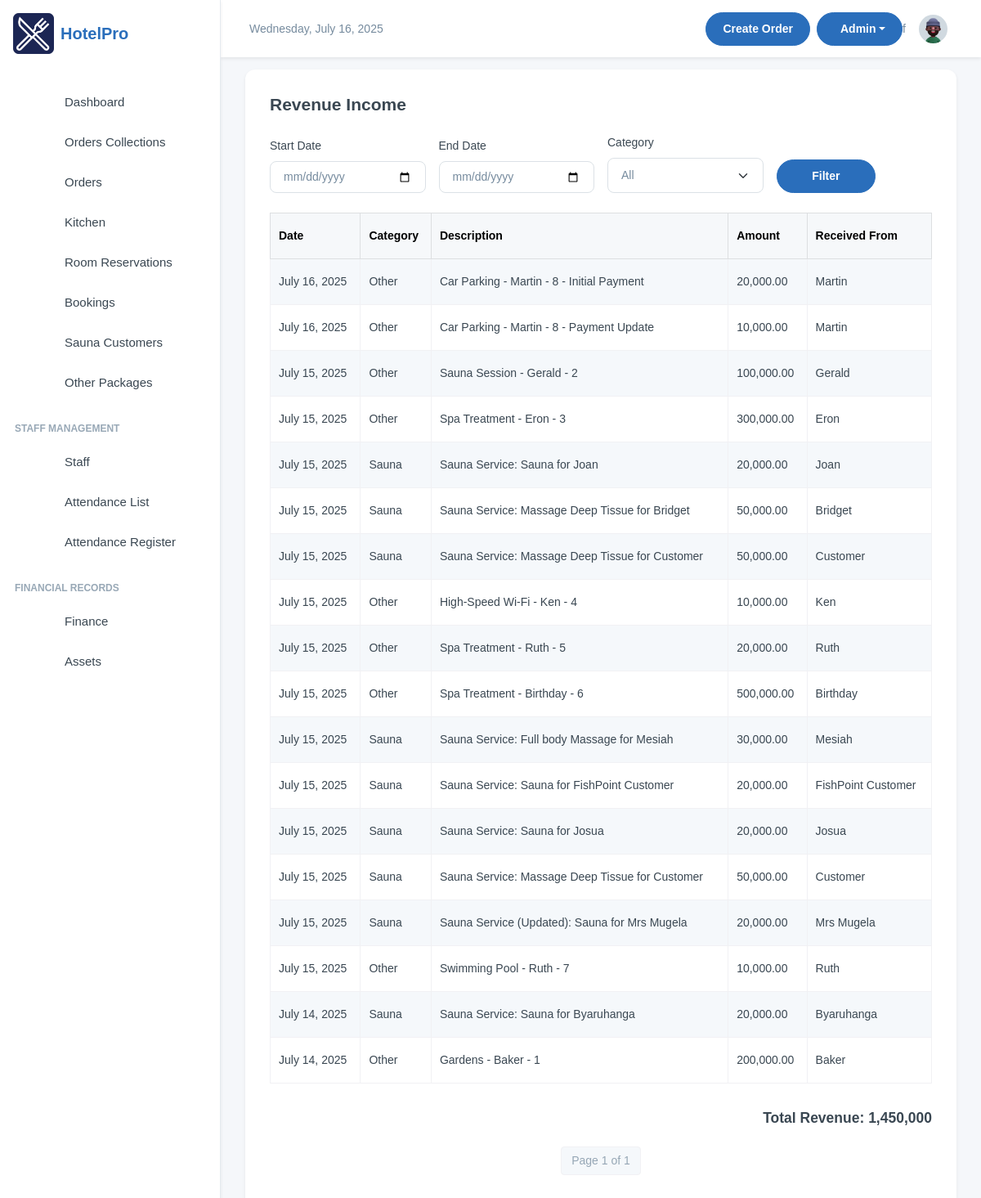
The page /finance/all-revenue/ (signed in) on the database its author committed.
### finance/models.py (models this page shows, shortened)
class Revenue(models.Model):
    REVENUE_CHOICES = [
        ('rooms', 'Rooms'),
        ('fnb', 'Food & Beverage'),
        ('party', 'Party'),
        ('other', 'Other'),
        ('sauna', 'Sauna')
    ]
    description = models.CharField(max_length=255)
    amount = models.DecimalField(max_digits=12, decimal_places=2)
    date = models.DateField()
    category = models.CharField(max_length=100, blank=True, null=True, choices=REVENUE_CHOICES)
    attachment = models.FileField(upload_to='attachments/%Y/%m/%d/', blank=True, null=True)
    is_active = models.BooleanField(default=True)
    received_from = models.CharField(max_length=30, default="staff")
    created_by = models.ForeignKey(settings.AUTH_USER_MODEL, on_delete=models.SET_NULL,
                                   null=True, blank=True, related_name='+')
    updated_by = models.ForeignKey(settings.AUTH_USER_MODEL, on_delete=models.SET_NULL,
                                   null=True, blank=True, related_name='+')

### finance/views.py (the view)
# urls.py: path('all-revenue/', views.revenue, name='revenue'),
@login_required(login_url='/user/login/')
def revenue(request):
    start_date = request.GET.get('start_date')
    end_date = request.GET.get('end_date')
    category = request.GET.get('category')
    revenues = Revenue.objects.filter(is_active=True)
    if start_date:
        revenues = revenues.filter(date__gte=start_date)
    if end_date:
        revenues = revenues.filter(date__lte=end_date)
    if category:
        revenues = revenues.filter(category=category)
    total_revenue = revenues.aggregate(Sum('amount'))['amount__sum'] or 0
    from django.core.paginator import Paginator
    paginator = Paginator(revenues.order_by('-date'), 20)
    page_number = request.GET.get('page')
    page_obj = paginator.get_page(page_number)
    context = {
        'revenue_list': page_obj,
        'start_date': start_date,
        'end_date': end_date,
        'selected_category': category,
        'total_revenue': total_revenue,
        'revenue_choices': Revenue.REVENUE_CHOICES,
    }
    return render(request, 'revenue.html', context)

### finance/templates/revenue.html (shortened to what this page needs)
{% extends 'base.html' %}
{% load humanize %}
{% load custom_filters %}
{% block content %}
<div class="card shadow-sm">
    <div class="card-body">
        <div class="d-flex justify-content-between align-items-center mb-4">
            <h4 class="fw-semibold mb-0">Revenue Income</h4>
        </div>
        <form method="get" class="row g-3 align-items-end mb-4">
            <div class="col-md-3">
                <label for="start_date" class="form-label">Start Date</label>
                <input type="date" name="start_date" id="start_date" class="form-control" value="{{ start_date }}">
            </div>
            <div class="col-md-3">
                <label for="end_date" class="form-label">End Date</label>
                <input type="date" name="end_date" id="end_date" class="form-control" value="{{ end_date }}">
            </div>
            <div class="col-md-3">
                <label for="category" class="form-label">Category</label>
                <select name="category" id="category" class="form-select">
                    <option value="">All</option>
                </select>
            </div>
            <div class="col-md-2">
                <button type="submit" class="btn btn-primary w-100">Filter</button>
            </div>
        </form>
        <div class="table-responsive">
            <table class="table table-striped table-bordered">
                <thead class="table-light">
                    <tr>
                        <th>Date</th>
                        <th>Category</th>
                        <th>Description</th>
                        <th>Amount</th>
                        <th>Received From</th>
                    </tr>
                </thead>
                <tbody>
                    {% for revenue in revenue_list %}
                    <tr>
                        <td>{{ revenue.date }}</td>
                        <td>{{ revenue.get_category_display }}</td>
                        <td>{{ revenue.description }}</td>
                        <td>{{ revenue.amount|intcomma }}</td>
                        <td>{{ revenue.received_from }}</td>
                    </tr>
                    {% empty %}
                    <tr>
                        <td colspan="5" class="text-center text-muted">No revenue records for this period.</td>
                    </tr>
                    {% endfor %}
                </tbody>
            </table>
        </div>
        <div class="mt-3">
            <h5 class="text-end"><strong>Total Revenue:</strong> {{ total_revenue|intcomma }}</h5>
        </div>
        <nav aria-label="Page navigation" class="mt-4">
            <ul class="pagination justify-content-center">
                <li class="page-item disabled">
                    <span class="page-link">Page {{ revenue_list.number }} of {{ revenue_list.paginator.num_pages }}</span>
                </li>
            </ul>
        </nav>
    </div>
</div>
{% endblock %}

### templates/base.html (style rules this page uses)
:root { --primary-color: #2A6EBB; --secondary-color: #F8F9FA; --accent-color: #FFD700; --text-color: #333333; --success-color: #28a745; --danger-color: #dc3545; --warning-color: #ffc107; --info-color: #17a2b8; }
body { font-family: 'Poppins', sans-serif; background-color: #f5f7fa; }
.btn-primary { background-color: var(--primary-color); border-color: var(--primary-color); }
.card { border-radius: 0.75rem; border: none; box-shadow: 0 0.125rem 0.25rem rgba(0, 0, 0, 0.075); transition: transform 0.2s ease-in-out, box-shadow 0.2s ease-in-out; }

### rows shown on the page
Revenue: date "July 16, 2025", category "Other", description "Car Parking - Martin - 8 - Initial Payment", amount "20,000.00", received_from "Martin"
Revenue: date "July 16, 2025", category "Other", description "Car Parking - Martin - 8 - Payment Update", amount "10,000.00", received_from "Martin"
Revenue: date "July 15, 2025", category "Other", description "Sauna Session - Gerald - 2", amount "100,000.00", received_from "Gerald"
Revenue: date "July 15, 2025", category "Other", description "Spa Treatment - Eron - 3", amount "300,000.00", received_from "Eron"
Revenue: date "July 15, 2025", category "Sauna", description "Sauna Service: Sauna for Joan", amount "20,000.00", received_from "Joan"
Revenue: date "July 15, 2025", category "Sauna", description "Sauna Service: Massage Deep Tissue for Bridget", amount "50,000.00", received_from "Bridget"
Revenue: date "July 15, 2025", category "Sauna", description "Sauna Service: Massage Deep Tissue for Customer", amount "50,000.00", received_from "Customer"
Revenue: date "July 15, 2025", category "Other", description "High-Speed Wi-Fi - Ken - 4", amount "10,000.00", received_from "Ken"
Revenue: date "July 15, 2025", category "Other", description "Spa Treatment - Ruth - 5", amount "20,000.00", received_from "Ruth"
Revenue: date "July 15, 2025", category "Other", description "Spa Treatment - Birthday - 6", amount "500,000.00", received_from "Birthday"
Revenue: date "July 15, 2025", category "Sauna", description "Sauna Service: Full body Massage for Mesiah", amount "30,000.00", received_from "Mesiah"
Revenue: date "July 15, 2025", category "Sauna", description "Sauna Service: Sauna for FishPoint Customer", amount "20,000.00", received_from "FishPoint Customer"
Revenue: date "July 15, 2025", category "Sauna", description "Sauna Service: Sauna for Josua", amount "20,000.00", received_from "Josua"
Revenue: date "July 15, 2025", category "Sauna", description "Sauna Service: Massage Deep Tissue for Customer", amount "50,000.00", received_from "Customer"
Revenue: date "July 15, 2025", category "Sauna", description "Sauna Service (Updated): Sauna for Mrs Mugela", amount "20,000.00", received_from "Mrs Mugela"
Revenue: date "July 15, 2025", category "Other", description "Swimming Pool - Ruth - 7", amount "10,000.00", received_from "Ruth"
Revenue: date "July 14, 2025", category "Sauna", description "Sauna Service: Sauna for Byaruhanga", amount "20,000.00", received_from "Byaruhanga"
Revenue: date "July 14, 2025", category "Other", description "Gardens - Baker - 1", amount "200,000.00", received_from "Baker"

### other values the page prints
{{ total_revenue|intcomma }} "1,450,000"
{{ revenue_list.number }} "1"
{{ revenue_list.paginator.num_pages }} "1"
